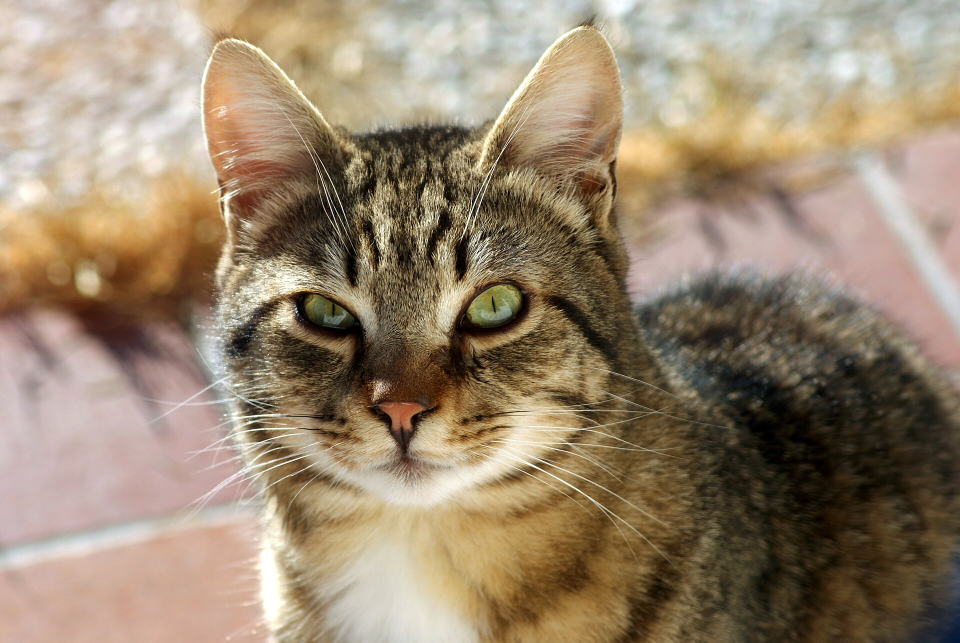
#> input picture OpenCV/A-Cat.jpg, 1920 x 1285 px, found by its file name (shown at 1/2 size)
$ python RGBConvert.py
#> lines starting #> are read from the running program, lines starting #| are printed output that depends on the picture; after the words box and inside, x2 and y2 are one past the last pixel; in counts of white or black regions, pixels touching at a corner belong together
# %%
import cv2
import numpy as np

#%% Load & Normal İmage
img = cv2.imread("OpenCV/A-Cat.jpg")
#> img is the input picture: shape (1285, 1920, 3); mean B, G, R 111.9, 134.8, 152.8

cv2.imshow('Image', img)

"""
he parameter of this function is the number of
miliseconds the function waits for a keypress.
With a value of 0 the function waits indefinitely.
"""
cv2.waitKey(0)

cv2.destroyAllWindows()

image_rgb = cv2.cvtColor(img, cv2.COLOR_BGR2RGB)

#%% Gray Image
gray_image = cv2.cvtColor(img, cv2.COLOR_BGR2GRAY)

cv2.imwrite('gray_image.jpg', gray_image)

cv2.imshow("Gray", gray_image)

cv2.waitKey(0)

cv2.destroyAllWindows()

#%% Canny algorithm

Canny_image = cv2.cvtColor(img,cv2.COLOR_BGR2GRAY)

""" Detects edges in the input image.
 The two parameters define the lower and upper
 thresholds for edge detection."""

edges = cv2.Canny(gray_image,100,100)
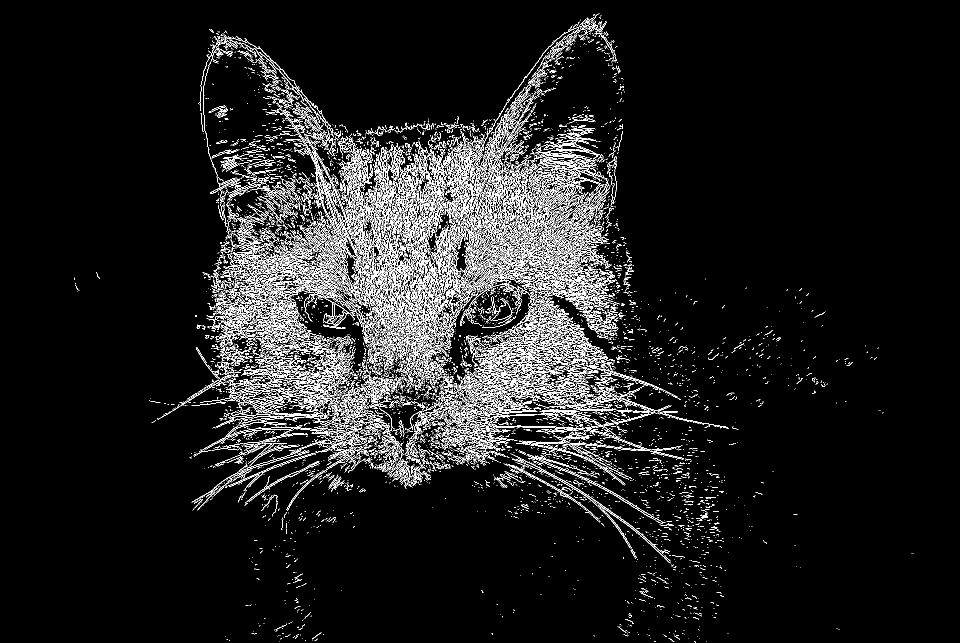
#> edges: shape (1285, 1920) (shown at 1/2 size); 7% white in thin lines or dots, all inside (x1, y1, x2, y2) = (149, 26, 1827, 1285)

cv2.imshow("Canny", edges)

cv2.waitKey(0)

cv2.destroyAllWindows()

#%% Using Numpy

"""
Different from the more common RGB ordering, OpenCV uses the ordering BGR.
"""

img = np.zeros((5, 5, 3), np.uint8)

img[:] = (0, 0, 0)

img[0, 0] = (0, 0, 255)

img[0, 1] = (0, 255, 0)

img[0, 2] = (255, 0, 0)

img[0, 3] = (0, 0, 0)

img[0, 4] = (0, 90, 0)

img[1, 0] = (0, 0, 255)

img[1, 1] = (10, 125, 0)

img[1, 2] = (20, 250, 100)

img[1, 3] = (30, 0, 230)

img[1, 4] = (40, 60, 0)

img[2, 0] = (0, 120, 255)

img[2, 1] = (10, 125, 188)

img[2, 2] = (20, 250, 250)

img[2, 3] = (30, 0, 230)

img[2, 4] = (40, 60, 220)

cv2.imshow('RGB',img)

cv2.waitKey(0)

cv2.destroyAllWindows()


#%% Draw a line
"""
image where the line is added
• start point p0
• end point p1
• line color
• line thickness

"""
BLACK = (0, 0, 0)
WHITE = (255, 255, 255)
RED = (0, 0, 255)
GREEN = (0, 255, 0)
BLUE = (255, 0, 0)
CYAN = (255, 255, 0)
MAGENTA = (255, 0, 255)
YELLOW = (0, 255, 255)

p0 = 10, 10
p1 = 300, 90
p2 = 500, 10

cv2.line(img, p0, p1, RED, 2)
cv2.line(img, p1, p2, YELLOW, 5)

cv2.imshow('Lines',img)

cv2.waitKey(0)

cv2.destroyAllWindows()

#%% Making Images Darker or Lighter


img = cv2.imread("OpenCV/A-Cat.jpg")

mg = cv2.resize(img, None, fx=0.5, fy=0.5, interpolation=cv2.INTER_CUBIC)
M = np.ones(img.shape, dtype='uint8') * 40
M2 = np.ones(img.shape, dtype='uint8') * 120
M3 = np.ones(img.shape, dtype='uint8') * 180
brighter = cv2.add(img, M)
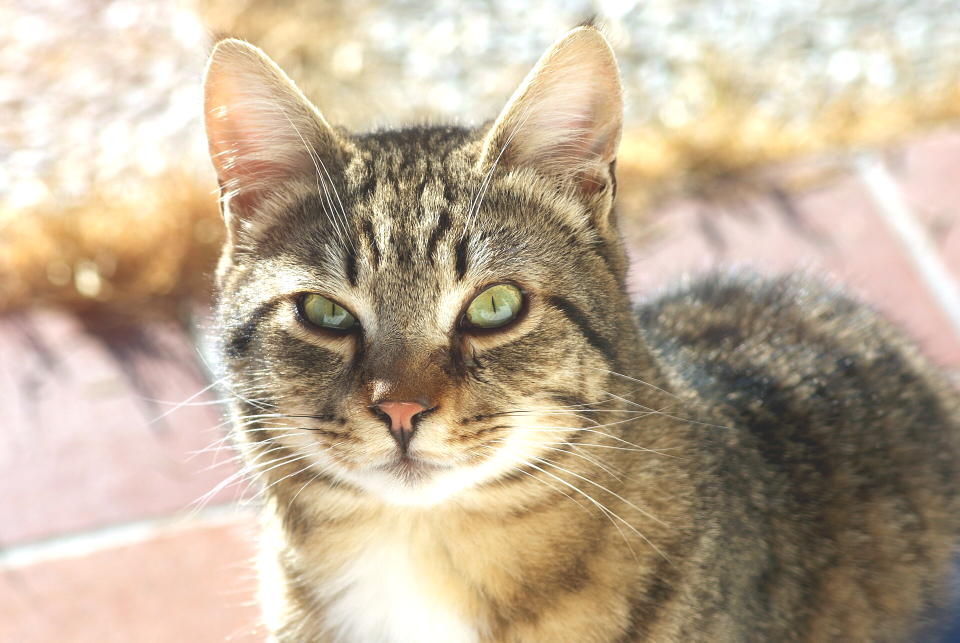
#> brighter: shape (1285, 1920, 3) (shown at 1/2 size); mean B, G, R 151.7, 174.2, 191.5
darker = cv2.subtract(img, M)
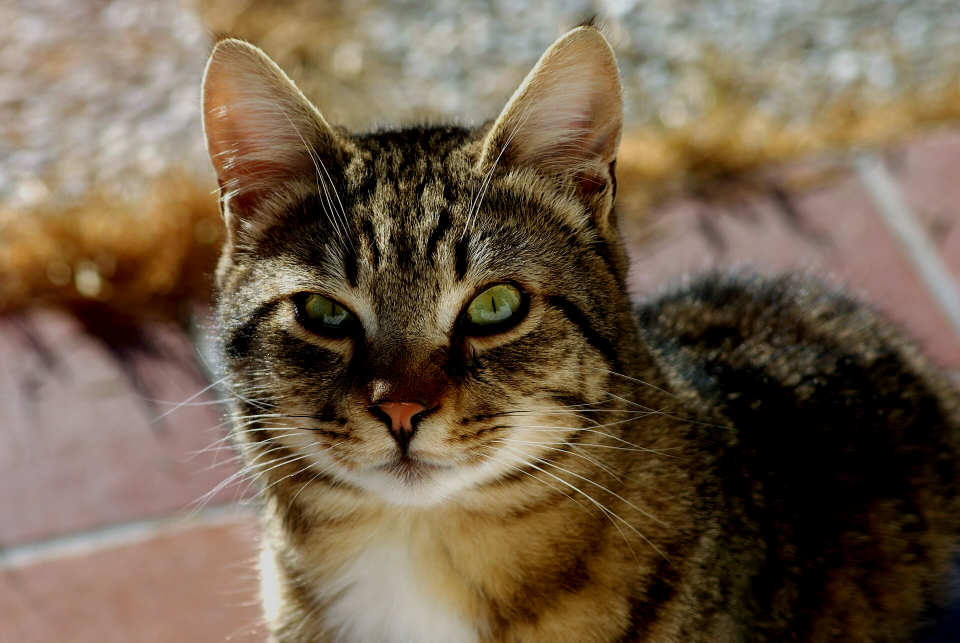
#> darker: shape (1285, 1920, 3) (shown at 1/2 size); mean B, G, R 75.5, 96.2, 113.7
darker2 = cv2.subtract(img, M2)
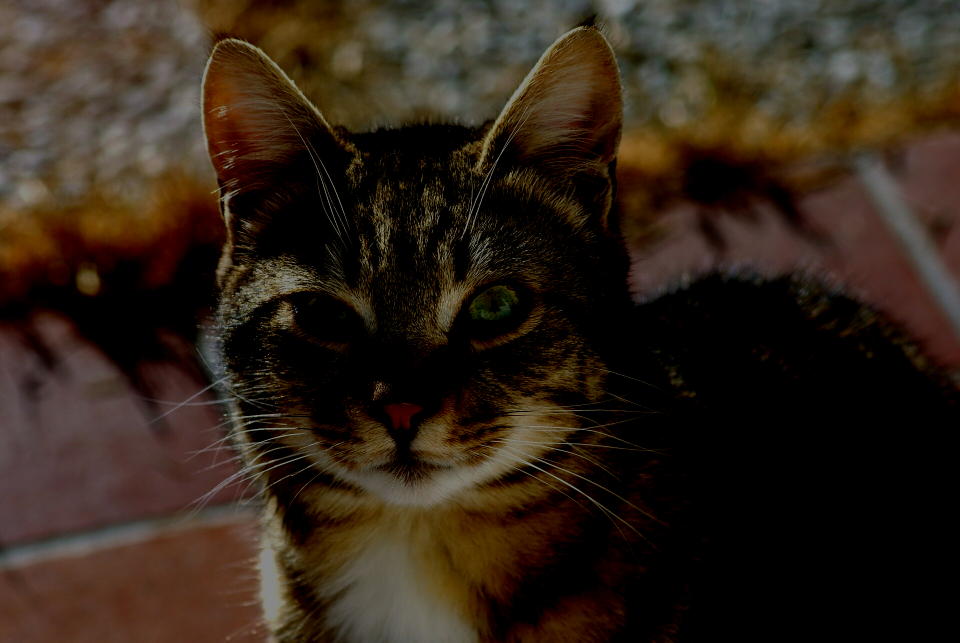
#> darker2: shape (1285, 1920, 3) (shown at 1/2 size); mean B, G, R 24.5, 36, 48.5
darker3 = cv2.subtract(img, M3)
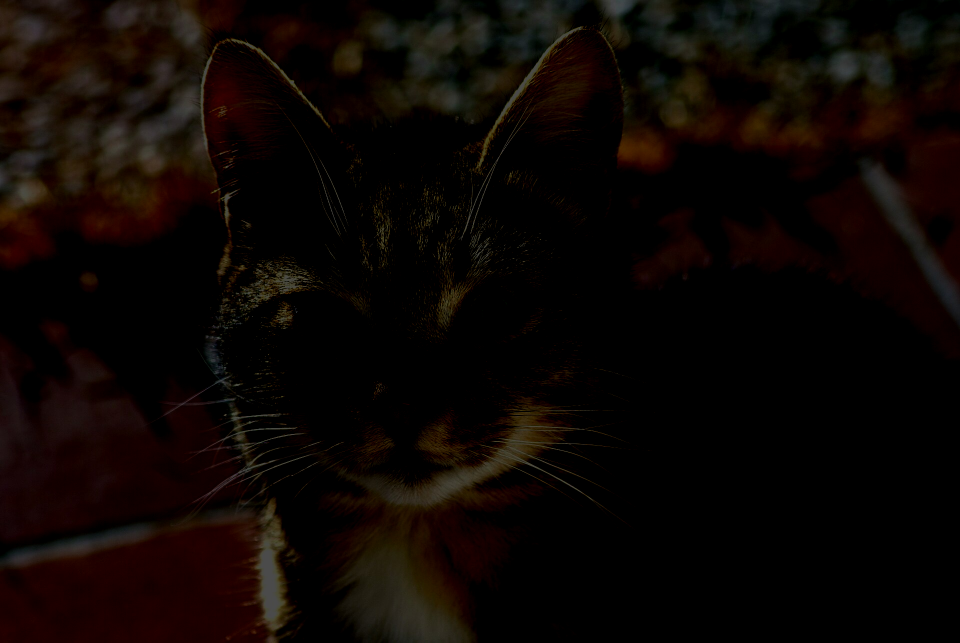
#> darker3: shape (1285, 1920, 3) (shown at 1/2 size); mean B, G, R 3.2, 6, 12.5
img2 = np.hstack([img, brighter, darker,darker2,darker3])
cv2.imshow('window', img2)
cv2.waitKey(0)
cv2.destroyAllWindows()


#%% Extracting an object based on hue

import cv2 as cv
import numpy as np

img = cv.imread('OpenCV/2.jpeg')
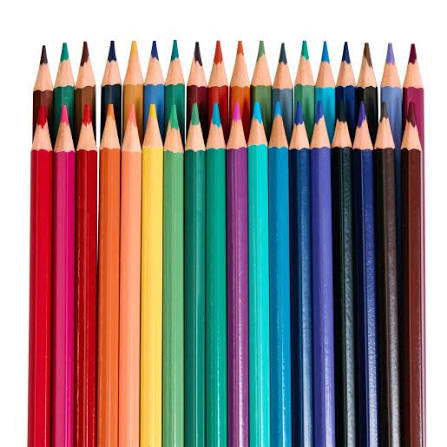
#> input picture OpenCV/2.jpeg, 447 x 447 px, found by its file name
#> img is the input picture: shape (447, 447, 3); mean B, G, R 133.6, 134, 147.3
hsv = cv.cvtColor(img, cv.COLOR_BGR2HSV)
#> hsv: shape (447, 447, 3); mean H, S, V 66.8, 130.1, 177.8
def trackbar(x):
    lower = (x, 30, 30)
    upper = (x+5, 250, 250)
    mask = cv.inRange(hsv, lower, upper)
    img2 = cv.bitwise_and(img, img, mask=mask)
    cv.imshow('window', np.vstack([img, img2]))
cv.imshow('window', img)

cv.createTrackbar('hue','window', 0, 179, trackbar)
cv.waitKey(0)
cv.destroyAllWindows()

#%% Color spaces

"""Change the color space."""
import cv2 as cv
import numpy as np
img = cv.imread('OpenCV/A-Cat.jpg')
img = cv.resize(img, None, fx=0.5, fy=0.5, interpolation=cv.INTER_CUBIC)
M = np.ones(img.shape, dtype='uint8') * 40
hsv = cv.cvtColor(img, cv.COLOR_BGR2HSV)
#> hsv: shape (642, 960, 3); mean H, S, V 22.1, 84.3, 153.2
lab = cv.cvtColor(img, cv.COLOR_BGR2LAB)
#> lab: shape (642, 960, 3); mean of channels 0, 1, 2 143.6, 131.7, 143
xx = cv.cvtColor(img, cv.COLOR_BGR2HLS)
#> xx: shape (642, 960, 3); mean of channels 0, 1, 2 22, 132.7, 78.3
xx2 = cv.cvtColor(img, cv.COLOR_BGR2YUV)
#> xx2: shape (642, 960, 3); mean of channels 0, 1, 2 137.6, 115.4, 141.4
img2 = np.hstack([img, hsv, lab,xx,xx2])
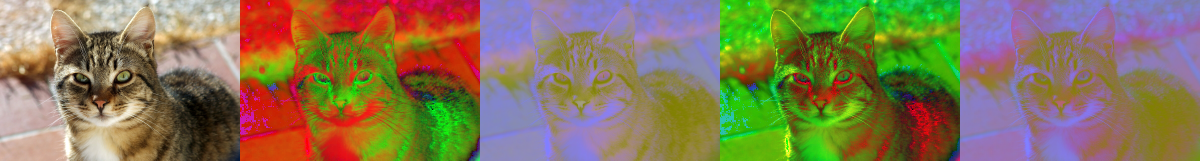
#> img2: shape (642, 4800, 3) (shown at 1/4 size); mean B, G, R 87.5, 119.8, 133.7
cv.imshow('window', img2)
cv.waitKey(0)
cv.destroyAllWindows()
